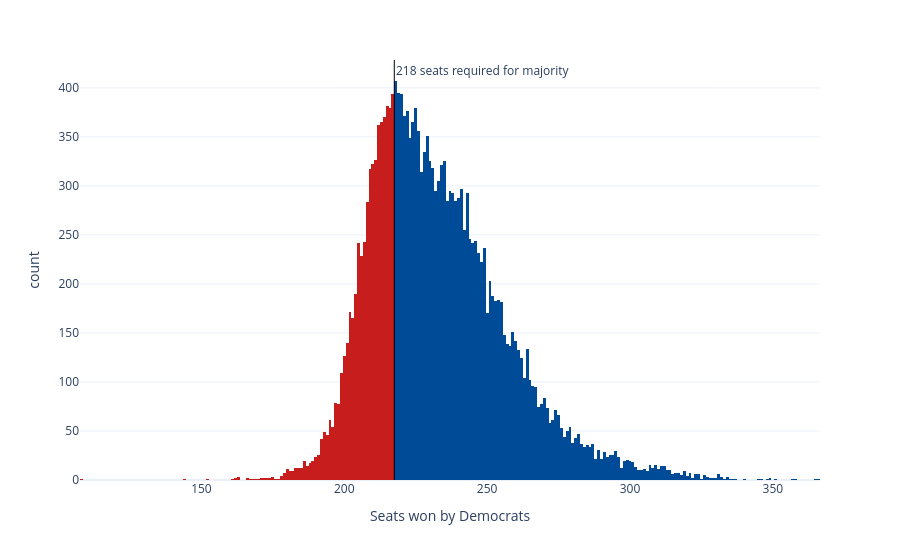

Notebook code cell kept with this figure:
### Code cell
sims_hist = px.histogram(seat_sims, x='seats', nbins=np.unique(seat_sims['seats']).shape[0]*2, color='winner',
                         color_discrete_map={'Democrats': '#004b97', 'Republicans': '#c71e1d'},
                         labels={'seats':'Seats won by Democrats', 'winner': 'Winner'}, template='plotly_white')
sims_hist.update_traces(showlegend=False)
sims_hist.add_vline(x=217.5, line_width=1, line_color='black', annotation_text='218 seats required for majority', 
                    annotation_position='top right')
sims_hist

### Figure 1 — Plotly figure (JSON) as saved in the notebook; plotly's stock layout.template omitted (floating-point values rounded to 4 significant figures; data arrays with more than 128 entries replaced by an {"elided": "..."} marker saying what was removed)
{"data": [{"bingroup": "x", "hovertemplate": "Winner=Republicans<br>Seats won by Democrats=%{x}<br>count=%{y}<extra></extra>", "legendgroup": "Republicans", "marker": {"color": "#c71e1d", "pattern": {"shape": ""}}, "name": "Republicans", "nbinsx": 376, "orientation": "v", "showlegend": false, "type": "histogram", "x": {"elided": "5747 int values"}, "xaxis": "x", "yaxis": "y"}, {"bingroup": "x", "hovertemplate": "Winner=Democrats<br>Seats won by Democrats=%{x}<br>count=%{y}<extra></extra>", "legendgroup": "Democrats", "marker": {"color": "#004b97", "pattern": {"shape": ""}}, "name": "Democrats", "nbinsx": 376, "orientation": "v", "showlegend": false, "type": "histogram", "x": {"elided": "14253 int values"}, "xaxis": "x", "yaxis": "y"}], "layout": {"annotations": [{"showarrow": false, "text": "218 seats required for majority", "x": 217.5, "xanchor": "left", "xref": "x", "y": 1, "yanchor": "top", "yref": "y domain"}], "barmode": "relative", "legend": {"title": {"text": "Winner"}, "tracegroupgap": 0}, "margin": {"t": 60}, "shapes": [{"line": {"color": "black", "width": 1}, "type": "line", "x0": 217.5, "x1": 217.5, "xref": "x", "y0": 0, "y1": 1, "yref": "y domain"}], "xaxis": {"anchor": "y", "domain": [0, 1], "title": {"text": "Seats won by Democrats"}}, "yaxis": {"anchor": "x", "domain": [0, 1], "title": {"text": "count"}}}}
